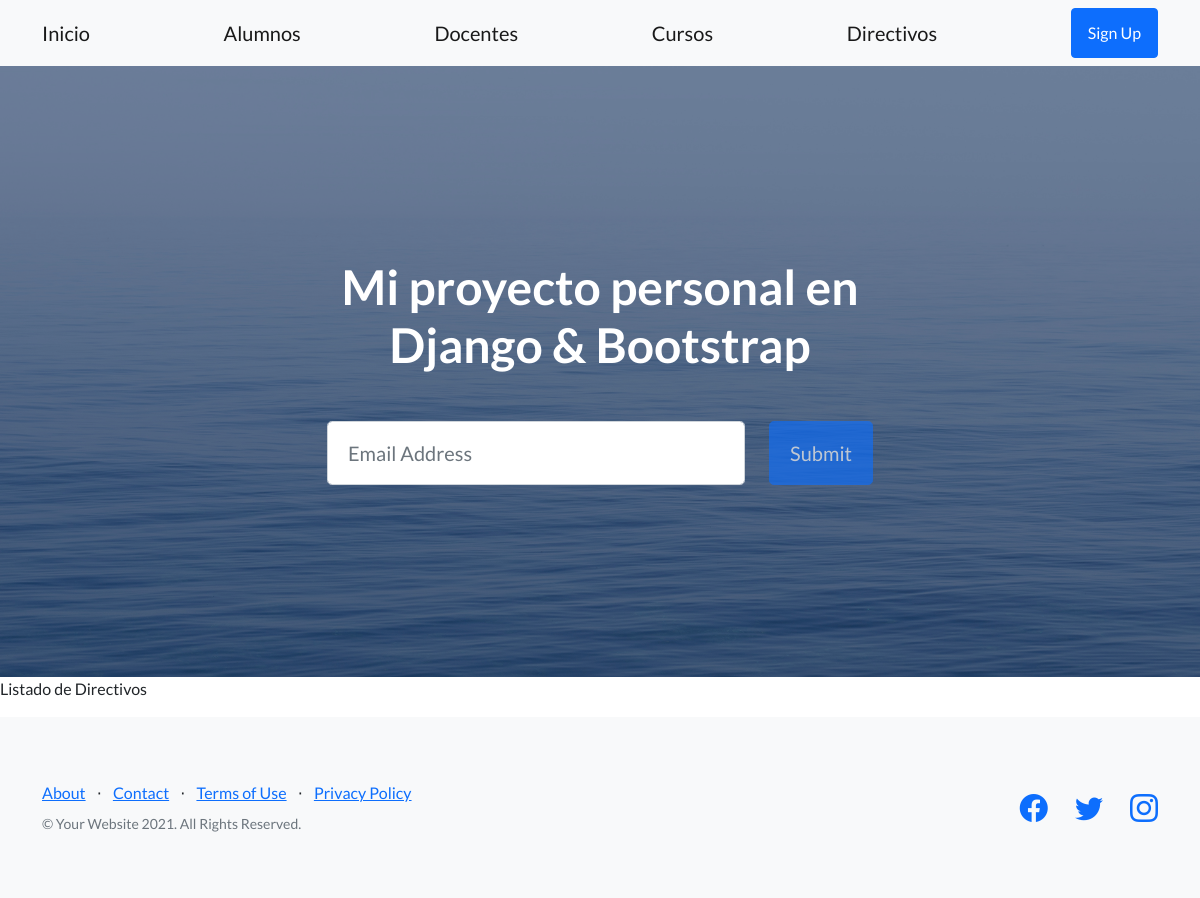
Page /AppCoder/alumnos on the earlier database version.
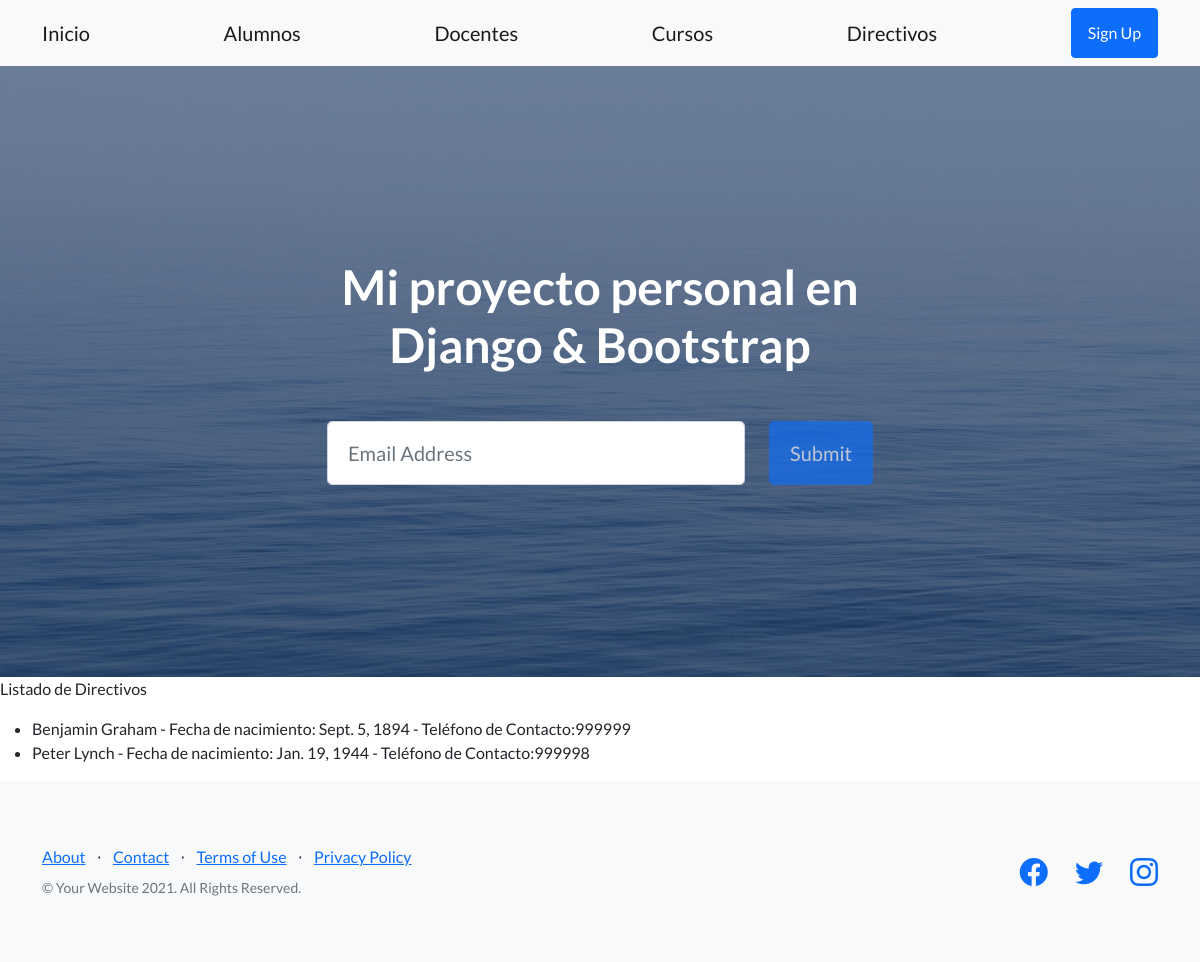
Same page on the later database version.
### AppCoder/models.py (models this page shows)
class Alumno(models.Model):
    nombre = models.CharField("nombre", max_length=50)
    apellido = models.CharField("apellido", max_length=50)
    año_nacimiento = models.DateField("fecha", auto_now=False, auto_now_add=False)
    telefono_contacto = models.IntegerField(null=True)

### AppCoder/views.py (the view)
# urls.py: path("alumnos", alumnos, name="alumnos"),
def alumnos(request):
    listaDeAlumnos = Alumno.objects.all()
    return render(request, "Alumnos.html", {"lista": listaDeAlumnos})

### Proyecto/Templates/Alumnos.html
{% extends 'Padre.html' %}
{% load static %}
{% block contenidoQueCambia %}
<p>Listado de Directivos</p>
<ul>
    {% for alumno in lista %}
        <li>
        {{alumno.nombre}} {{alumno.apellido}} -
        Fecha de nacimiento: {{alumno.año_nacimiento}} -
        Teléfono de Contacto:{{alumno.telefono_contacto}}
        </li>
    {% endfor %}
</ul>
{% endblock contenidoQueCambia %}

### Proyecto/Templates/Padre.html (shortened to what this page needs)
<!DOCTYPE html>
<html lang="en">
    <head>
        {% load static %}
        <link href="https://cdn.jsdelivr.net/npm/bootstrap-icons@1.5.0/font/bootstrap-icons.css" rel="stylesheet" type="text/css" />
        <link href="{% static '/css/styles.css' %}" rel="stylesheet" />
    </head>
    <body>
        <nav class="navbar navbar-light bg-light static-top">
            <div class="container">
                <a class="navbar-brand" href="{% url 'inicio' %}">Inicio</a>
                <a class="navbar-brand" href="{% url 'alumnos' %}">Alumnos</a>
                <a class="navbar-brand" href="{% url 'docentes' %}">Docentes</a>
                <a class="navbar-brand" href="{% url 'cursos' %}">Cursos</a>
                <a class="navbar-brand" href="{% url 'directivos' %}">Directivos</a>
                <a class="btn btn-primary" href="#signup">Sign Up</a>
            </div>
        </nav>
        <header class="masthead">
            <div class="container position-relative">
                <div class="row justify-content-center">
                    <div class="col-xl-6">
                        <div class="text-center text-white">
                            <h1 class="mb-5">Mi proyecto personal en Django & Bootstrap</h1>
                            <form class="form-subscribe" id="contactForm" data-sb-form-api-token="API_TOKEN">
                                <div class="row">
                                    <div class="col">
                                        <input class="form-control form-control-lg" id="emailAddress" type="email" placeholder="Email Address" data-sb-validations="required,email" />
                                    </div>
                                    <div class="col-auto"><button class="btn btn-primary btn-lg disabled" id="submitButton" type="submit">Submit</button></div>
                                </div>
                            </form>
                        </div>
                    </div>
                </div>
            </div>
        </header>
        {% block contenidoQueCambia %}
        {% endblock contenidoQueCambia %}
        <footer class="footer bg-light">
            <div class="container">
                <div class="row">
                    <div class="col-lg-6 h-100 text-center text-lg-start my-auto">
                        <ul class="list-inline mb-2">
                            <li class="list-inline-item"><a href="#!">About</a></li>
                            <li class="list-inline-item">⋅</li>
                            <li class="list-inline-item"><a href="#!">Contact</a></li>
                            <li class="list-inline-item">⋅</li>
                            <li class="list-inline-item"><a href="#!">Terms of Use</a></li>
                            <li class="list-inline-item">⋅</li>
                            <li class="list-inline-item"><a href="#!">Privacy Policy</a></li>
                        </ul>
                        <p class="text-muted small mb-4 mb-lg-0">&copy; Your Website 2021. All Rights Reserved.</p>
                    </div>
                    <div class="col-lg-6 h-100 text-center text-lg-end my-auto">
                        <ul class="list-inline mb-0">
                            <li class="list-inline-item me-4">
                                <a href="#!"><i class="bi-facebook fs-3"></i></a>
                            </li>
                            <li class="list-inline-item me-4">
                                <a href="#!"><i class="bi-twitter fs-3"></i></a>
                            </li>
                            <li class="list-inline-item">
                                <a href="#!"><i class="bi-instagram fs-3"></i></a>
                            </li>
                        </ul>
                    </div>
                </div>
            </div>
        </footer>
    </body>
</html>

Differences in the rows shown:
added Alumno: nombre "Benjamin", apellido "Graham", año_nacimiento "Sept. 5, 1894", telefono_contacto "999999"
added Alumno: nombre "Peter", apellido "Lynch", año_nacimiento "Jan. 19, 1944", telefono_contacto "999998"
